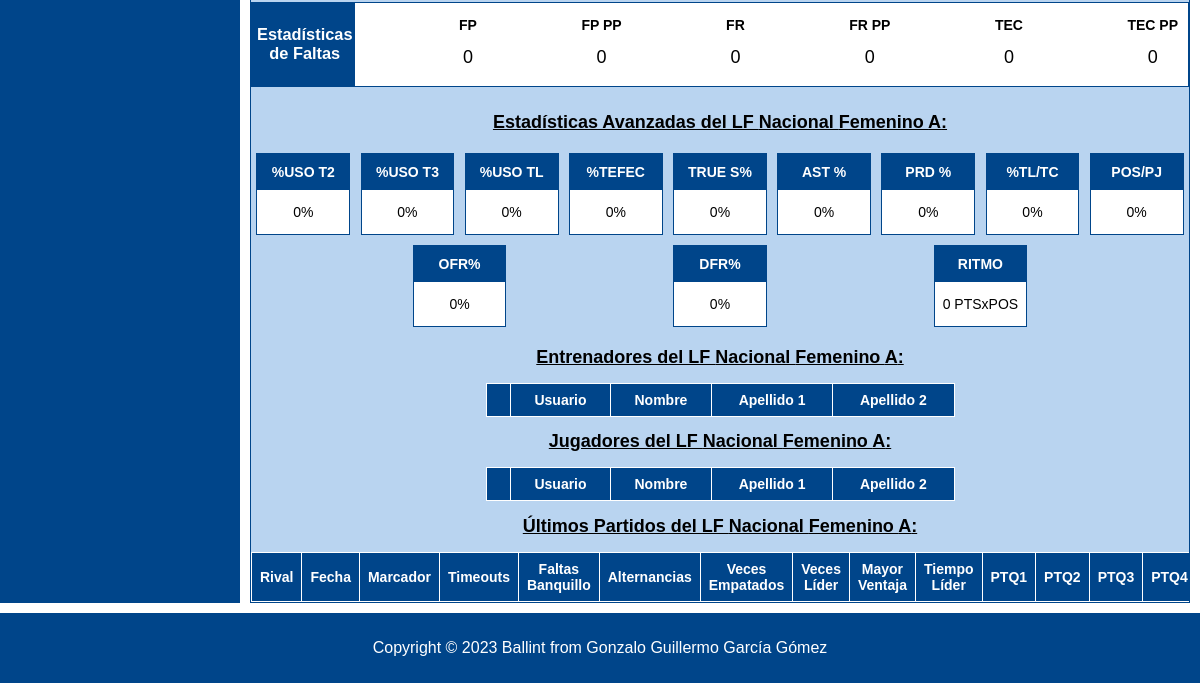
Before: /pagina_equipo.php?equipo=NacionalFemeninoA (lower part) with the older database file.
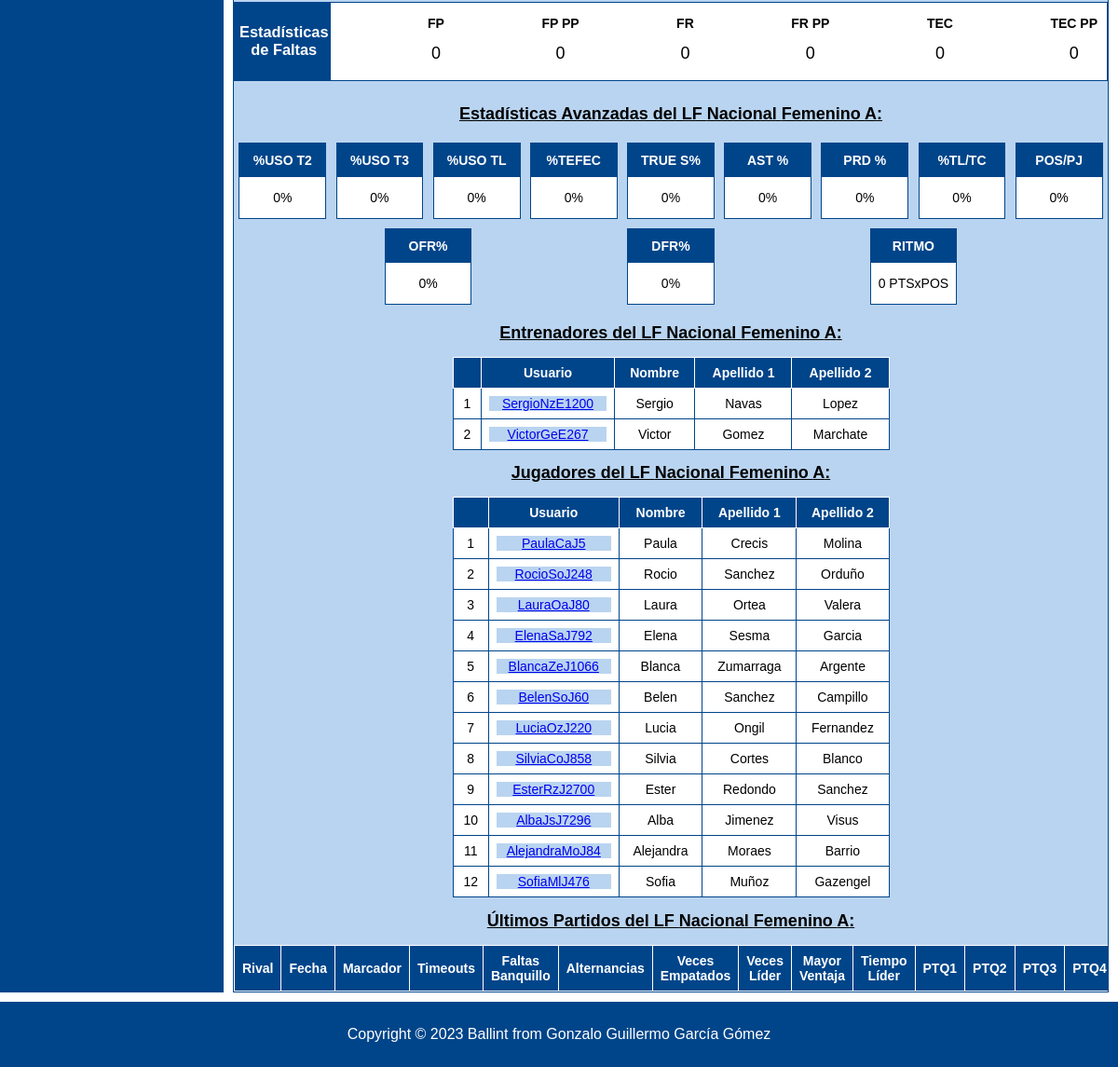
After: the same page with the newer database file.
### tables this page shows
CREATE TABLE `entrenadores` (
  `id` int(11) NOT NULL,
  `user` varchar(50) NOT NULL,
  `nombre` varchar(50) NOT NULL,
  `apellido1` varchar(50) NOT NULL,
  `apellido2` varchar(50) NOT NULL
);

CREATE TABLE `jugadores` (
  `id` int(11) NOT NULL,
  `user` varchar(50) DEFAULT NULL,
  `nombre` varchar(50) NOT NULL,
  `apellido1` varchar(50) NOT NULL,
  `apellido2` varchar(50) NOT NULL,
  `numero` int(2) DEFAULT NULL,
  `PJ` int(5) NOT NULL,
  `MT` int(10) NOT NULL,
  `TIT` int(5) NOT NULL,
  `SUP` int(5) NOT NULL,
  `MSMS` float NOT NULL,
  `T2A` int(5) NOT NULL,
  `T2F` int(5) NOT NULL,
  `T3A` int(5) NOT NULL,
  `T3F` int(5) NOT NULL,
  `TLA` int(5) NOT NULL,
  `TLF` int(5) NOT NULL,
  `FLH` int(5) NOT NULL,
  `FLR` int(5) NOT NULL,
  `TEC` int(11) NOT NULL,
  `RBO` int(5) NOT NULL,
  `RBD` int(5) NOT NULL,
  `ROB` int(5) NOT NULL,
  `TAP` int(5) NOT NULL,
  `PRD` int(5) NOT NULL,
  `AST` int(5) NOT NULL,
  `PTQ1` int(11) NOT NULL DEFAULT 0,
  `PTQ2` int(11) NOT NULL DEFAULT 0,
  `PTQ3` int(11) NOT NULL DEFAULT 0,
  `PTQ4` int(11) NOT NULL DEFAULT 0,
  `PTQE` int(11) NOT NULL DEFAULT 0
);

### includes/Entrenador.php (called while the page is built, shortened)
<?php
class Entrenador{
    public static function getEntrenadoresEquipo($equipo_id){
        $id_equipo = Equipo::getidEquipo($equipo_id);
        $conn = Aplicacion::getInstance()->getConexionBd();
        $query = sprintf("
        SELECT entrenadores.id AS jugador_id, user, nombre, apellido1, apellido2
        FROM entrenadores
        WHERE entrenadores.user IN (
            SELECT user FROM credenciales WHERE id IN (
                SELECT usuario_id FROM usuarios_equipos WHERE equipo_id = '%s'
            )
            )
        ", $id_equipo);
        $rs = $conn->query($query);
        $result = false;
        $entrenadores = array();
            if ($rs) {
                $i = 0;
                while ($row = $rs->fetch_assoc()) {
                    $entrenadores[$i] = array(
                        'user' => $row['user'],
                        'nombre' => $row['nombre'],
                        'apellido1' => $row['apellido1'],
                        'apellido2' => $row['apellido2'],
                    );
                    $i++;
                }
                $result = $entrenadores;
            } else {
                error_log("Error BD ({$conn->errno}): {$conn->error}");
            }
        return $result;
    }
}

### includes/Equipo.php (the view, shortened to what the changed rows need)
<?php
class Equipo{
    public static function getidEquipo($equipo_id){
        $conn = Aplicacion::getInstance()->getConexionBd();
        $query = sprintf("SELECT id FROM equipos WHERE id_equipo = '%s'", $conn->real_escape_string($equipo_id));
        $rs = $conn->query($query);
        $result = false;
        if ($rs) {
            $fila = $rs->fetch_assoc();
            if ($fila) {
                $result = $fila['id'];
            }
        } else {
            error_log("Error BD ({$conn->errno}): {$conn->error}");
        }
        return $result;
    }
    public static function getJugadoresEquipo($equipo_id){
        $id_equipo = self::getidEquipo($equipo_id);
        $conn = Aplicacion::getInstance()->getConexionBd();
        $query = sprintf("
        SELECT jugadores.id AS jugador_id, user, nombre, apellido1, apellido2, numero
        FROM jugadores
        WHERE jugadores.user IN (
            SELECT user FROM credenciales WHERE id IN (
                SELECT usuario_id FROM usuarios_equipos WHERE equipo_id = '%s'
            )
            )
        ", $id_equipo);
        $rs = $conn->query($query);
        $result = false;
        $jugadores = array();
            if ($rs) {
                $i = 0;
                while ($row = $rs->fetch_assoc()) {
                    $jugadores[$i] = array(
                        'user' => $row['user'],
                        'nombre' => $row['nombre'],
                        'apellido1' => $row['apellido1'],
                        'apellido2' => $row['apellido2'],
                        'numero' => $row['numero']
                    );
                    $i++;
                }
                $result = $jugadores;
            } else {
                error_log("Error BD ({$conn->errno}): {$conn->error}");
            }
        return $result;
    }
    public static function mostrarUltimosPartidosEquipo($equipo){
        $html = "";
        $html .="
        <table>
        <tr>
            <th>Rival</th>
            <th>Fecha</th>
            <th>Marcador</th>
            <th>Timeouts</th>
            <th>Faltas Banquillo</th>
            <th>Alternancias</th>
            <th>Veces Empatados</th>
            <th>Veces Líder</th>
            <th>Mayor Ventaja</th>
            <th>Tiempo Líder</th>
            <th>PTQ1</th>
            <th>PTQ2</th>
            <th>PTQ3</th>
            <th>PTQ4</th>
            <th>PTQE</th>
        </tr>";
        $html .="</table>";
        return $html;
    }
    public static function mostrarlistajugadoresEquipo($equipo) {
        $listaJugadores = self::getJugadoresEquipo($equipo);
        $html = "";
        $i = 1;
        $html .= "
            <table>
                <tr>
                    <th> </th>
                    <th>Usuario</th>
                    <th>Nombre</th>
                    <th>Apellido 1</th>
                    <th>Apellido 2</th>
                </tr>";
        foreach ($listaJugadores as $jugador) {
            $html .= "
                <tr>
                    <td>{$i}</td>
                    <td>
                        <a href='pagina_perfiljugador.php?jugador={$jugador['user']}'>
                            {$jugador['user']}
                        </a>
                    </td>
                    <td>{$jugador['nombre']}</td>
                    <td>{$jugador['apellido1']}</td>
                    <td>{$jugador['apellido2']}</td>
                </tr>";
            $i++;
        }
        $html .= "</table>";
        return $html;
    }
    public static function mostrarlistaEntrenadoresEquipo($equipo) {
        $listaEntrenadores = Entrenador::getEntrenadoresEquipo($equipo);
        $html = "";
        $i = 1;
        $html .= "
            <table>
                <tr>
                    <th> </th>
                    <th>Usuario</th>
                    <th>Nombre</th>
                    <th>Apellido 1</th>
                    <th>Apellido 2</th>
                </tr>";
        foreach ($listaEntrenadores as $entrenador) {
            $html .= "
                <tr>
                    <td>{$i}</td>
                    <td>
                        <a href='pagina_perfilentrenador.php?entrenador={$entrenador['user']}'>
                            {$entrenador['user']}
                        </a>
                    </td>
                    <td>{$entrenador['nombre']}</td>
                    <td>{$entrenador['apellido1']}</td>
                    <td>{$entrenador['apellido2']}</td>
                </tr>";
            $i++;
        }
        $html .= "</table>";
        return $html;
    }
}
?>

Changed rows visible on the page:
now on this page (row edited): entrenadores: user "SergioNzE1200", nombre "Sergio", apellido1 "Navas", apellido2 "Lopez"
added entrenadores: user "VictorGeE267", nombre "Victor", apellido1 "Gomez", apellido2 "Marchate"
added jugadores: user "PaulaCaJ5", nombre "Paula", apellido1 "Crecis", apellido2 "Molina"
added jugadores: user "RocioSoJ248", nombre "Rocio", apellido1 "Sanchez", apellido2 "Orduño"
added jugadores: user "LauraOaJ80", nombre "Laura", apellido1 "Ortea", apellido2 "Valera"
added jugadores: user "ElenaSaJ792", nombre "Elena", apellido1 "Sesma", apellido2 "Garcia"
added jugadores: user "BlancaZeJ1066", nombre "Blanca", apellido1 "Zumarraga", apellido2 "Argente"
added jugadores: user "BelenSoJ60", nombre "Belen", apellido1 "Sanchez", apellido2 "Campillo"
added jugadores: user "LuciaOzJ220", nombre "Lucia", apellido1 "Ongil", apellido2 "Fernandez"
added jugadores: user "SilviaCoJ858", nombre "Silvia", apellido1 "Cortes", apellido2 "Blanco"
added jugadores: user "EsterRzJ2700", nombre "Ester", apellido1 "Redondo", apellido2 "Sanchez"
now on this page (row edited): jugadores: user "AlbaJsJ7296", nombre "Alba", apellido1 "Jimenez", apellido2 "Visus"
added jugadores: user "AlejandraMoJ84", nombre "Alejandra", apellido1 "Moraes", apellido2 "Barrio"
added jugadores: user "SofiaMlJ476", nombre "Sofia", apellido1 "Muñoz", apellido2 "Gazengel"
